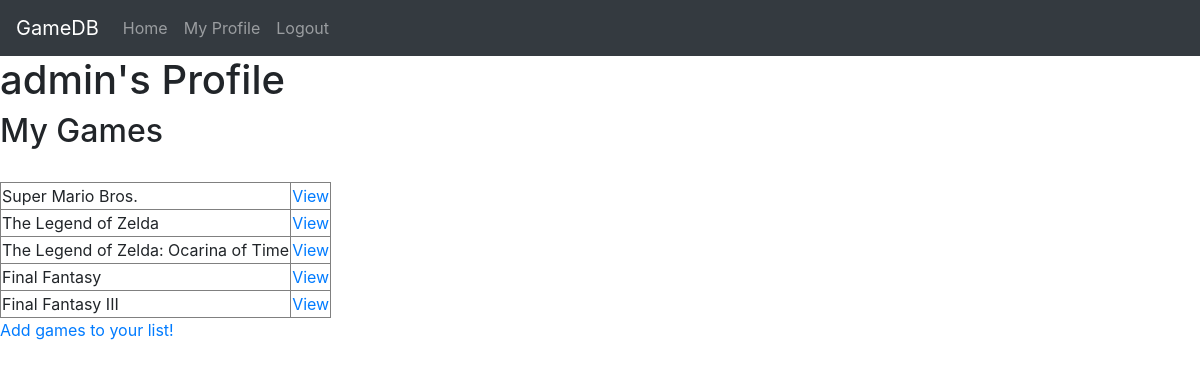
The page /myProfile.php (signed in) on the database its author committed.
### tables this page shows
CREATE TABLE `GAME` (
  `ID` int(11) NOT NULL,
  `title` varchar(255) NOT NULL,
  `copies_sold` int(11) DEFAULT NULL,
  `release_date` date DEFAULT NULL,
  `collection_id` int(11) DEFAULT NULL,
  `dev_name` varchar(255) DEFAULT NULL,
  `pub_name` varchar(255) DEFAULT NULL
);

### myProfile.php (the view, shortened to what this page needs)
<?php
   function myGames() {
   	$db = gamesConnect();
   	$name = $_SESSION[login_user];
   	$sql = "SELECT DISTINCT
			    GAME.title,GAME.ID
			FROM
			    GAME
			INNER JOIN PLAYED_BY ON PLAYED_BY.game_id = GAME.ID
			INNER JOIN Users on PLAYED_BY.username = '$name'";
	$table = mysqli_query($db, $sql);
	$count = mysqli_num_rows($table);
	if($count == 0) {
		echo "You have no games in your list! <br>";
	} else {
		echo "<br><table border='1'>" ;
		while($row = mysqli_fetch_array($table) )
		{
			$goto = "view_game_details.php?key=" . $row['ID'];
			echo "<tr>";
			echo "<td>" . $row['title'] . "</td>";
			echo "<td><a href=".$goto.">View</a>" . "</td>";
			echo "</tr>";
		}
	}
	echo "</table>";
   }
?>
   	<div>
    	<h1>
    		<?php
    	 	echo $_SESSION['login_user']
    	 	?>'s Profile
    	</h1>
   	</div>
   	<div>
   		<h2> My Games </h2>
   		<?php
   		myGames();
   		?>
   		<a href="view_all_games.php"> Add games to your list! </a>
   	</div>
<?php
	include('footer.php');
?>

### rows shown on the page
game: title "Super Mario Bros."
game: title "The Legend of Zelda"
game: title "The Legend of Zelda: Ocarina of Time"
game: title "Final Fantasy"
game: title "Final Fantasy III"

### other values the page prints
$_SESSION['login_user'] "admin"
